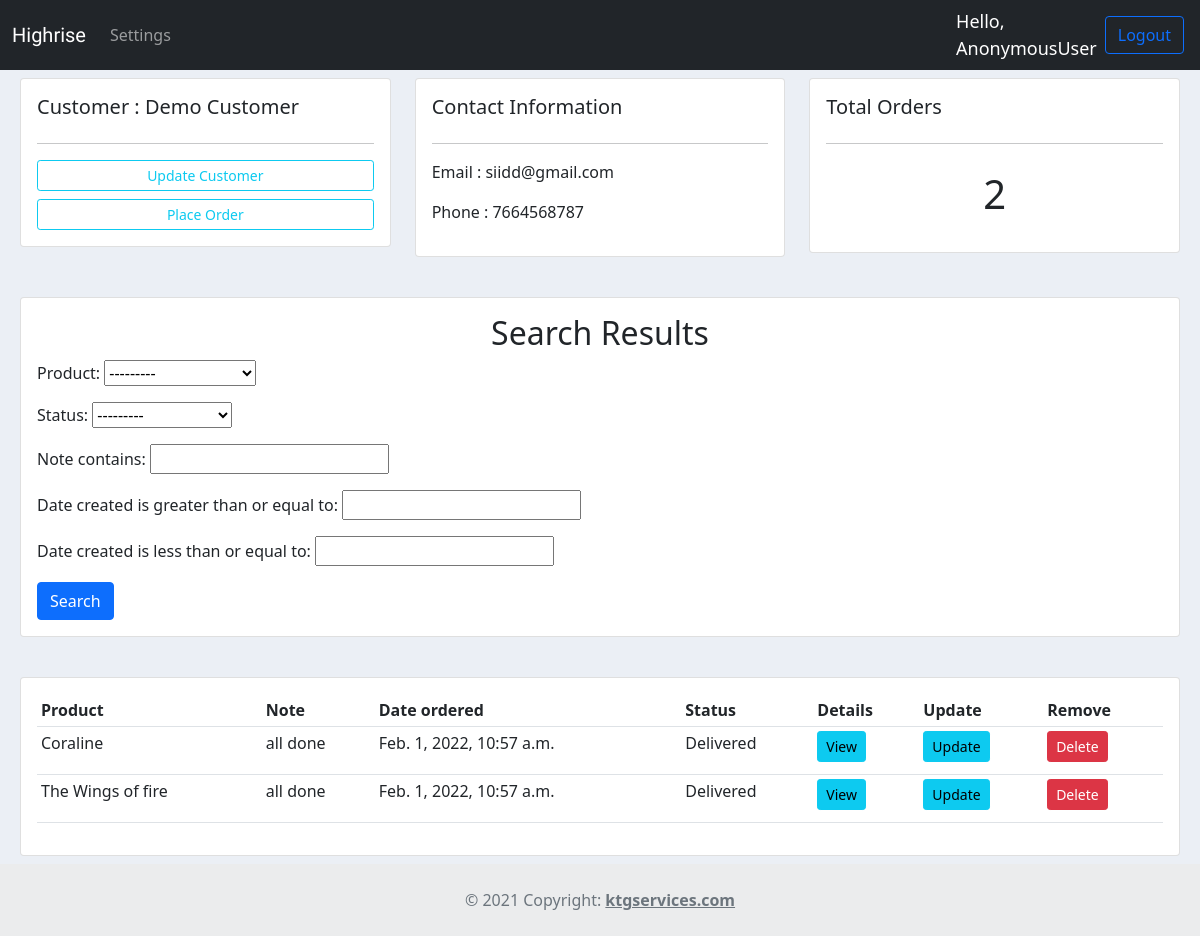
Page /customer/6/ on the committed database.
### accounts/models.py (models this page shows, shortened)
class Customer(models.Model):
    user = models.OneToOneField(
        User, null=True, blank=True, on_delete=models.CASCADE)
    name = models.CharField(max_length=200, null=True)
    phone = models.CharField(max_length=12, null=True)
    email = models.CharField(max_length=50, null=True)
    profile_pic = models.ImageField(
        default="IMG_20201012_165549-1_vgzh5DR.png", null=True, blank=True)
    date_created = models.DateTimeField(auto_now_add=True, null=True)

class Order(models.Model):
    STATUS = (
        ('Pending', 'Pending'),
        ('Out for delivery', 'Out for delivery'),
        ('Delivered', 'Delivered'),
    )
    customer = models.ForeignKey(
        Customer, on_delete=models.SET_NULL, null=True)
    product = models.ForeignKey(Product, on_delete=models.SET_NULL, null=True)
    date_created = models.DateTimeField(auto_now_add=True, null=True)
    status = models.CharField(
        max_length=200, null=True, choices=STATUS, default="Pending")
    note = models.CharField(max_length=2000, null=True)

class Product(models.Model):
    CATEGORY = (
        ('Indoor', 'Indoor'),
        ('Outdoor', 'Outdoor'),
    )
    name = models.CharField(max_length=200, null=True)
    price = models.FloatField(null=True)
    category = models.CharField(max_length=200, null=True, choices=CATEGORY)
    description = models.CharField(max_length=200, null=True, blank=True)
    date_created = models.DateTimeField(auto_now_add=True, null=True)
    tags = models.ManyToManyField(Tag)
    def __str__(self):
        return self.name

### accounts/views.py (the view)
# urls.py: path('customer/<str:pk_test>/', views.customer, name="customer"),
def customer(request, pk_test):
    customer = Customer.objects.get(id=pk_test)
    orders = customer.order_set.all()
    order_count = orders.count()
    myFilter = OrderFilter(request.GET, queryset=orders)
    orders = myFilter.qs
    context = {'customer': customer, 'orders': orders, 'order_count': order_count,
               'myFilter': myFilter}
    return render(request, 'accounts/customer.html', context)

### accounts/templates/accounts/customer.html
{% extends 'accounts/main.html' %}
{% block content %}
<div class="row m-2">
    <div class="col-md">
        <div class="card card-body">
            <h5>Customer : {{customer.name}}</h5>
            <hr>
            <a href="{% url 'account' customer.id %}" class="btn btn-outline-info btn-sm btn-block mb-2">Update Customer</a>
            <a href="{% url 'create_order' customer.id %}" class="btn btn-outline-info btn-sm btn-block">Place Order</a>
        </div>
    </div>
    <div class="col-md">
        <div class="card card-body">
            <h5>Contact Information</h5>
            <hr>
            <p>Email : {{customer.email}}</p>
            <p>Phone : {{customer.phone}}</p>
        </div>
    </div>
    <div class="col-md">
        <div class="card card-body">
            <h5>Total Orders</h5>
            <hr>
            <h1 style="text-align: center;padding: 10px;">{{order_count}}</h1>
        </div>
    </div>
</div>
<br>
<div class="row m-2">
    <div class="col">
        <div class="card card-body">
            <h2 class="h2 text-center">Search Results</h2>
            <form action="" method="GET">
                {{myFilter.form.as_p}}
                <button class="btn btn-primary" type="submit">Search</button>
            </form>
        </div>
    </div>
</div>
<br>
<div class="row m-2">
    <div class="col-md">
        <div class="card card-body">
            <table class="table table-sm">
                <tr>
                    <th>Product</th>
                    <th>Note</th>
                    <th>Date ordered</th>
                    <th>Status</th>
                    <th>Details</th>
                    <th>Update</th>
                    <th>Remove</th>
                </tr>
                {% for order in orders %}
                <tr>
                    <td>{{order.product}}</td>
                    <td>{{order.note}}</td>
                    <td>{{order.date_created}}</td>
                    <td>{{order.status}}</td>
                    <td><a href="{% url 'view_order' order.id %}"
                        class="btn btn-info btn-sm btn-block mb-2">View</a></td>
                    <td><a href="{% url 'update_order' order.id %}"
                            class="btn btn-info btn-sm btn-block mb-2">Update</a></td>
                    <td><a href="{% url 'delete_order' order.id %}" class="btn btn-danger btn-sm btn-block">Delete</a>
                    </td>
                </tr>
                {% endfor %}
            </table>
        </div>
    </div>
</div>
{% endblock content %}

### static/css/main.css (style rules this page uses)
body { background-color: #ebeff5; }

### rows in the picture
Customer: name "Demo Customer", email "siidd@gmail.com", phone "7664568787"
Order: product "Coraline", note "all done", date_created "Feb. 1, 2022, 10:57 a.m.", status "Delivered"
Order: product "The Wings of fire", note "all done", date_created "Feb. 1, 2022, 10:57 a.m.", status "Delivered"

### other values in the picture
{{ request.user }} "AnonymousUser"
{{ order_count }} "2"
